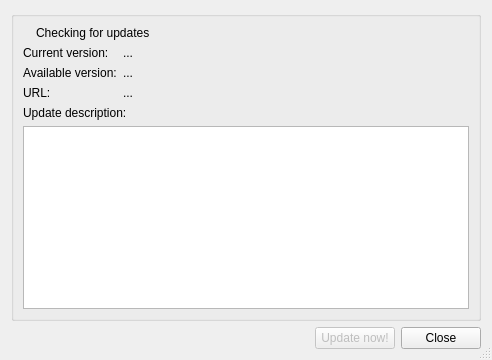
<?xml version="1.0" encoding="UTF-8"?>
<ui version="4.0">
 <class>UpdateDialog</class>
 <widget class="QDialog" name="UpdateDialog">
  <property name="geometry">
   <rect>
    <x>0</x>
    <y>0</y>
    <width>492</width>
    <height>360</height>
   </rect>
  </property>
  <property name="windowTitle">
   <string>Update</string>
  </property>
  <property name="sizeGripEnabled">
   <bool>true</bool>
  </property>
  <layout class="QVBoxLayout" name="verticalLayout_6">
   <item>
    <widget class="QGroupBox" name="groupBox">
     <property name="title">
      <string/>
     </property>
     <layout class="QVBoxLayout" name="verticalLayout_5">
      <item>
       <layout class="QHBoxLayout" name="horizontalLayout_3">
        <item>
         <widget class="QLabel" name="label_icon">
          <property name="sizePolicy">
           <sizepolicy hsizetype="Fixed" vsizetype="Preferred">
            <horstretch>0</horstretch>
            <verstretch>0</verstretch>
           </sizepolicy>
          </property>
          <property name="text">
           <string notr="true"/>
          </property>
          <property name="pixmap">
           <pixmap resource="../resources/common.qrc">:/img/globe-green.png</pixmap>
          </property>
         </widget>
        </item>
        <item>
         <widget class="QLabel" name="label_title">
          <property name="text">
           <string>Checking for updates</string>
          </property>
         </widget>
        </item>
       </layout>
      </item>
      <item>
       <layout class="QHBoxLayout" name="horizontalLayout_2">
        <item>
         <layout class="QVBoxLayout" name="verticalLayout_3">
          <item>
           <layout class="QVBoxLayout" name="verticalLayout">
            <item>
             <widget class="QLabel" name="label_title_current">
              <property name="text">
               <string>Current version:</string>
              </property>
             </widget>
            </item>
            <item>
             <widget class="QLabel" name="label_title_available">
              <property name="text">
               <string>Available version:</string>
              </property>
             </widget>
            </item>
           </layout>
          </item>
          <item>
           <widget class="QLabel" name="label_title_url">
            <property name="text">
             <string>URL:</string>
            </property>
           </widget>
          </item>
         </layout>
        </item>
        <item>
         <layout class="QVBoxLayout" name="verticalLayout_4">
          <item>
           <layout class="QVBoxLayout" name="verticalLayout_2">
            <item>
             <widget class="QLabel" name="label_current">
              <property name="sizePolicy">
               <sizepolicy hsizetype="Expanding" vsizetype="Preferred">
                <horstretch>0</horstretch>
                <verstretch>0</verstretch>
               </sizepolicy>
              </property>
              <property name="text">
               <string notr="true">...</string>
              </property>
             </widget>
            </item>
            <item>
             <widget class="QLabel" name="label_available">
              <property name="sizePolicy">
               <sizepolicy hsizetype="Expanding" vsizetype="Preferred">
                <horstretch>0</horstretch>
                <verstretch>0</verstretch>
               </sizepolicy>
              </property>
              <property name="text">
               <string notr="true">...</string>
              </property>
             </widget>
            </item>
           </layout>
          </item>
          <item>
           <widget class="QLabel" name="label_url">
            <property name="text">
             <string notr="true">...</string>
            </property>
            <property name="scaledContents">
             <bool>true</bool>
            </property>
            <property name="wordWrap">
             <bool>true</bool>
            </property>
            <property name="openExternalLinks">
             <bool>true</bool>
            </property>
           </widget>
          </item>
         </layout>
        </item>
       </layout>
      </item>
      <item>
       <widget class="QLabel" name="label_description">
        <property name="text">
         <string>Update description:</string>
        </property>
       </widget>
      </item>
      <item>
       <widget class="QTextEdit" name="edit_description">
        <property name="enabled">
         <bool>true</bool>
        </property>
        <property name="readOnly">
         <bool>true</bool>
        </property>
        <property name="html">
         <string notr="true">&lt;!DOCTYPE HTML PUBLIC &quot;-//W3C//DTD HTML 4.0//EN&quot; &quot;http://www.w3.org/TR/REC-html40/strict.dtd&quot;&gt;
&lt;html&gt;&lt;head&gt;&lt;meta name=&quot;qrichtext&quot; content=&quot;1&quot; /&gt;&lt;style type=&quot;text/css&quot;&gt;
p, li { white-space: pre-wrap; }
&lt;/style&gt;&lt;/head&gt;&lt;body style=&quot; font-family:'MS Shell Dlg 2'; font-size:8.25pt; font-weight:400; font-style:normal;&quot;&gt;
&lt;p style=&quot;-qt-paragraph-type:empty; margin-top:0px; margin-bottom:0px; margin-left:0px; margin-right:0px; -qt-block-indent:0; text-indent:0px;&quot;&gt;&lt;br /&gt;&lt;/p&gt;&lt;/body&gt;&lt;/html&gt;</string>
        </property>
       </widget>
      </item>
     </layout>
    </widget>
   </item>
   <item>
    <layout class="QHBoxLayout" name="horizontalLayout">
     <item>
      <spacer name="horizontalSpacer">
       <property name="orientation">
        <enum>Qt::Horizontal</enum>
       </property>
       <property name="sizeHint" stdset="0">
        <size>
         <width>40</width>
         <height>20</height>
        </size>
       </property>
      </spacer>
     </item>
     <item>
      <widget class="QPushButton" name="button_update">
       <property name="enabled">
        <bool>false</bool>
       </property>
       <property name="text">
        <string>Update now!</string>
       </property>
      </widget>
     </item>
     <item>
      <widget class="QPushButton" name="button_close">
       <property name="text">
        <string>Close</string>
       </property>
      </widget>
     </item>
    </layout>
   </item>
  </layout>
 </widget>
 <resources>
  <include location="../resources/common.qrc"/>
 </resources>
 <connections/>
</ui>
